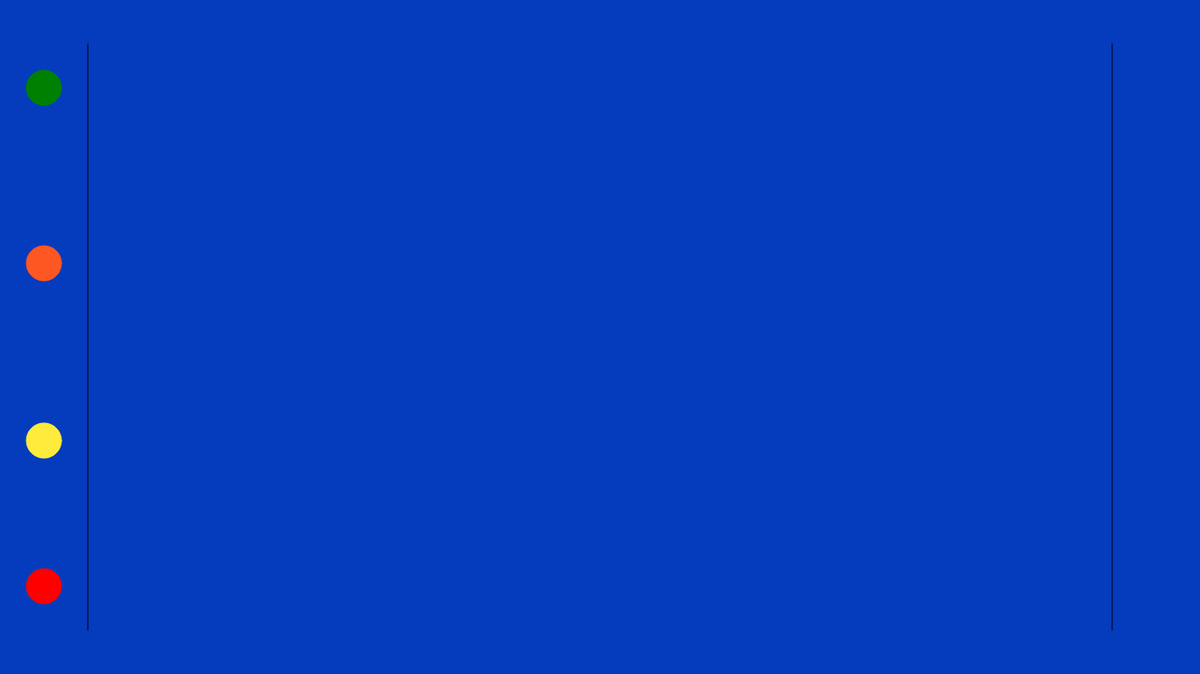
Frame 1 (no input)
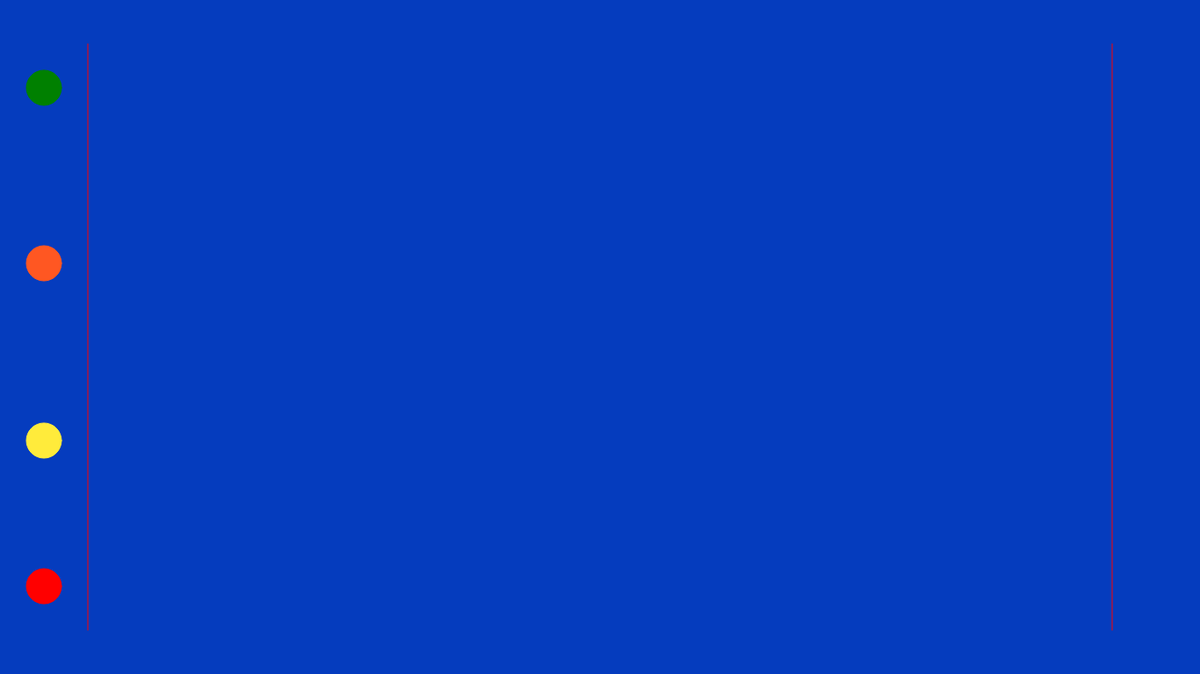
Frame 60 (no input)
Frame 120 (the mouse pressed at the canvas centre since frame 60): identical to frame 60, image omitted

The p5.js sketch that drew these frames (run headless with seeded random() and noise() and a simulated clock; from frame 60 on, the mouse is pressed at the canvas centre):

// p5.js sketch
// ── sketch.js
let x,y
let pemain1,pemain2

function garis(x,y) {
  line(x,y,x, height-y )
}

function setup() {
  createCanvas(1366, 768);
  
  pemain1 = new Pemain(100, 'green')
  pemain2 = new Pemain(300, '#FF5722')
  pemain3 = new Pemain(2+500, '#FFEB3B')
  pemain4 = new Pemain(height-100, 'red')
}

function draw() {
  background(5,60,190);

  garis(100,50)
  garis(width-100,50)
  
  pemain1.tampilkan()
  pemain2.tampilkan()
  pemain3.tampilkan()
  pemain4.tampilkan()
  
  pemain1.finish()
  pemain2.finish()
  pemain3.finish()
  pemain4.finish()
  
}

function keyPressed() {
  if (keyCode === LEFT_ARROW){
    pemain1.maju()
  }
  else if (keyCode === RIGHT_ARROW){
    pemain2.maju()
  }
    else if (keyCode === UP_ARROW){
    pemain2.maju()
  }
    else if (keyCode === DOWN_ARROW){
    pemain2.maju()
  }
}
// ── pemain.js
class Pemain {
  constructor(y, warna) {
    this.d = 40
    this.warna = color(warna)
    this.x = 50
    this.y = y
    this.speed = 15
  }
  
  tampilkan(){
    fill(this.warna)
    stroke(this.warna)
    circle(this.x, this.y, this.d)
    
  }
  
  maju(){
    this.x += this.speed
  }
  
  finish(){
    if(this.x > width-100) {
      fill(this.warna)
      textSize(30)
      textAlign(CENTER)
      text('Finish', width/2 , height/2)
      noLoop()
    }
  }
}
